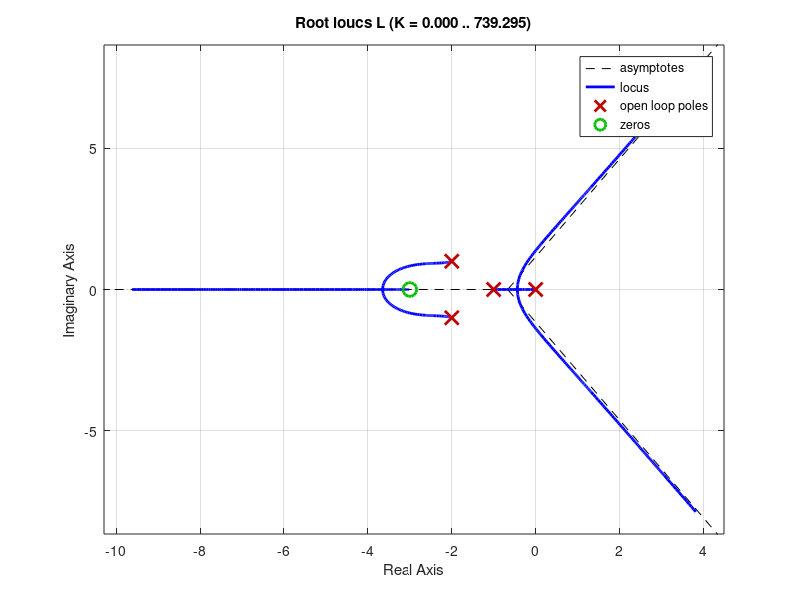

Reproduce this figure in MATLAB.
%% ECEN 4138 HW 8 Problem 5.20
% - Ian Faber

%% Housekeeping
clc; clear; close all;

%% Define L(s)

s = tf('s');

L1 = (s+3)/(s*(s+1)*(s^2+4*s+5)); % L(s) for 5.20

L = L1; % Choose root locus

%% Plot root locus
rlocus(L)
